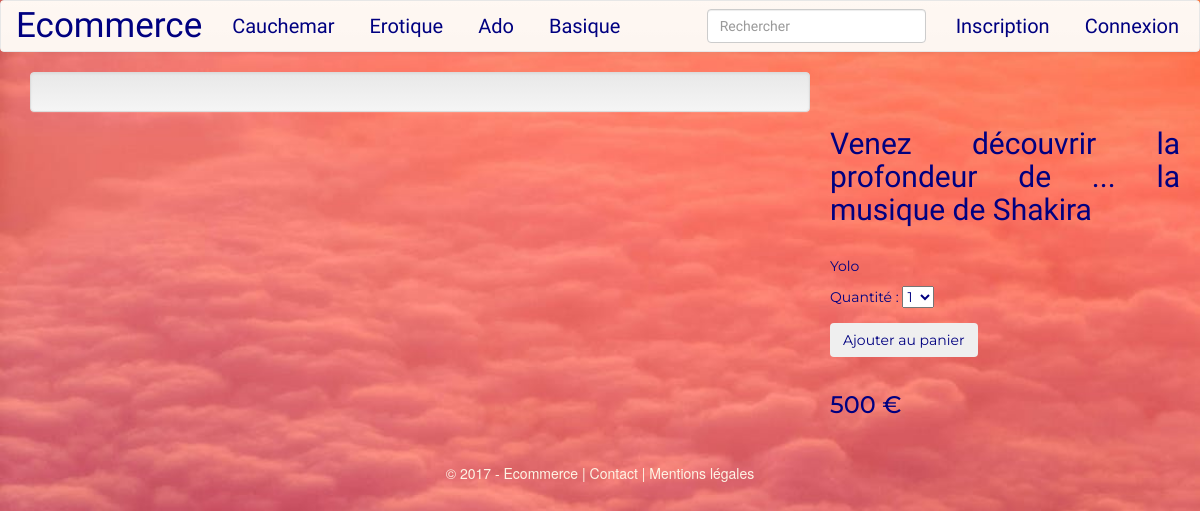
Page /?page=product&article=231 on the committed database.
### tables this page shows
CREATE TABLE `category` (
  `id_category` int(11) NOT NULL,
  `category` varchar(255) NOT NULL
);

CREATE TABLE `product` (
  `id_product` int(11) NOT NULL,
  `id_category` int(11) NOT NULL,
  `name` varchar(255) NOT NULL,
  `description` varchar(255) NOT NULL,
  `image` varchar(255) NOT NULL,
  `price` int(11) NOT NULL,
  `quantity` int(11) NOT NULL
);

### function/model.php (called while the page is built, shortened)
<?php
function getCategories() {
    global $bdd;
    $query = $bdd->query("SELECT * FROM category");
    return $query->fetchAll(PDO::FETCH_OBJ);
}
function getProduct($id) {
    global $bdd;
    $query = $bdd->query("SELECT * FROM product WHERE id_product = $id");
    return $query->fetch(PDO::FETCH_OBJ);
}

### pages/product.php (the view, shortened to what this page needs)
<?php
    isset($_GET["article"]) ?
        $article = getProduct($_GET["article"])
        : header("location: index.php?page=404") ;
?>
<div class="container">
    <div class="row products">
        <div class="col-md-8 well">
        </div>
        <div class="col-md-4 textProduct">
            <div class="row">
                <h2><?php echo $article->name; ?></h2><br>
                <p id="description"><?php echo $article->description ?></p>
            </div>
            <div class="row">
                <div class="form-group">
                    <span>Quantité :</span>
                    <select id="quantity" name="">
                        <?php for($i = 1; $i < 7; $i++): ?>
                            <option value="<?php echo $i; ?>"><?php echo $i; ?></option>
                        <?php endfor; ?>
                    </select>
                </div>
                <div class="form-group">
                    <button type="submit" class="btn">Ajouter au panier</button>
                </div>
            </div>
            <div class="row price">
                <h3 id="resultPrice"><?php echo $article->price; ?> €</h3>
            </div>
        </div>
    </div>
</div>

### pages/header.php (shortened to what this page needs)
<!DOCTYPE html>
<html>
    <head>
        <link rel="stylesheet" href="https://maxcdn.bootstrapcdn.com/bootstrap/3.3.7/css/bootstrap.min.css">
        <link rel="stylesheet" href="https://maxcdn.bootstrapcdn.com/bootstrap/3.3.7/css/bootstrap-theme.min.css">
        <link rel="stylesheet" href="css/style.css">
    </head>
    <body>
        <header class="main-header">
            <nav class="navbar navbar-default">
                <div class="container navContainer">
                    <div class="navbar-header">
                        <a class="navbar-brand" href="?page=home">Ecommerce</a>
                    </div>
                    <div>
                        <ul class="nav navbar-nav">
                        <?php foreach(getCategories() as $category): ?>
                            <li class="<?= (isset($_GET["category"]) && $_GET["category"] == $category->id_category)? "active" : "" ;?>"><a href="?page=home&category=<?php echo $category->id_category; ?>"><?php echo $category->category; ?></a></li>
                        <?php endforeach; ?>
                        </ul>
                        <ul class="nav navbar-nav navbar-right">
                        <?php if (isset($_SESSION['user'])) :?>
                            <li class="<?= ($_GET["page"]=="contact-profile")? "active" : "" ; ?>"><a href="?page=contact-profile">
                                <?= "Bonjour ".($_SESSION['user']->login); ?>
                            </a></li>
                        <?php else: ?>
                            <li class="<?= ($_GET["page"]=="inscription")? "active" : "" ; ?>"><a href="?page=inscription">Inscription</a></li>
                            <li class="<?= ($_GET["page"]=="connexion")? "active" : "" ; ?>"><a href="?page=connexion">Connexion</a></li>
                        <?php endif; ?>
                        </ul>
                        <form  action="?page=99" class="navbar-form navbar-right">
                            <div class="form-group">
                                <input type="text" id="search" class="form-control" placeholder="Rechercher">
                            </div>
                        </form>
                    </div>
                </div>
            </nav>
        </header>
        <div class="main-content">
            <div class="container">

### css/style.css (style rules this page uses)
body { background-image:url("../img/pexels-photo-132800.jpeg"); background-attachment: fixed; background-size: 100%; }
h1, h2 { color: #000080; font-family: 'Indie Flower', cursive; }
h3, h4 { color: #000080; font-family: 'Montserrat', sans-serif; }
.main-header .navbar .navContainer { background-color:rgba(255, 245, 238, 0.7); font-family: 'Indie Flower', cursive; font-size: 17px; width:100%; }
.main-header .navbar-header a { color: #000080; font-family: 'Indie Flower', cursive; font-size: 35px; }
.container ul.nav a { color: #000080; font-size: 20px; padding-right: 20px; }
.textProduct { padding: 35px; color: #000080; font-family: 'Montserrat', sans-serif; text-align: justify; }

### rows in the picture
category: category "Cauchemar"
category: category "Erotique"
category: category "Ado"
category: category "Basique"
product: name "Venez découvrir la profondeur de ... la musique de Shakira", description "Yolo", price "500"

### other values in the picture
form field value "1"
